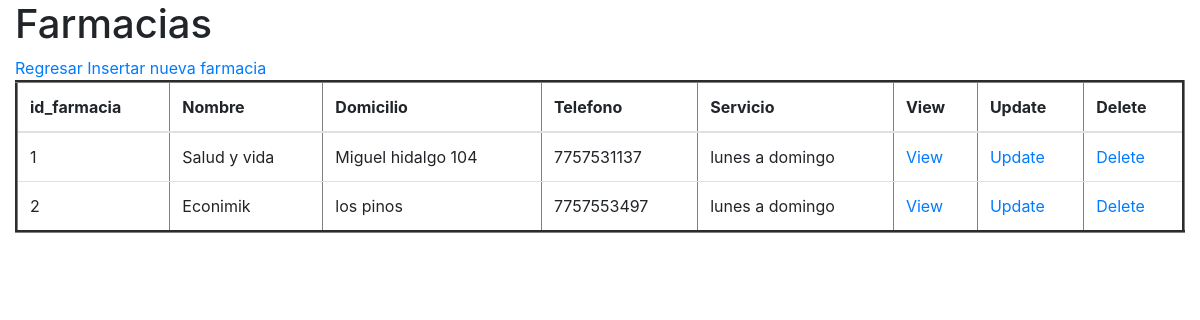
The page /farmacias/index.php on the database as committed earlier.
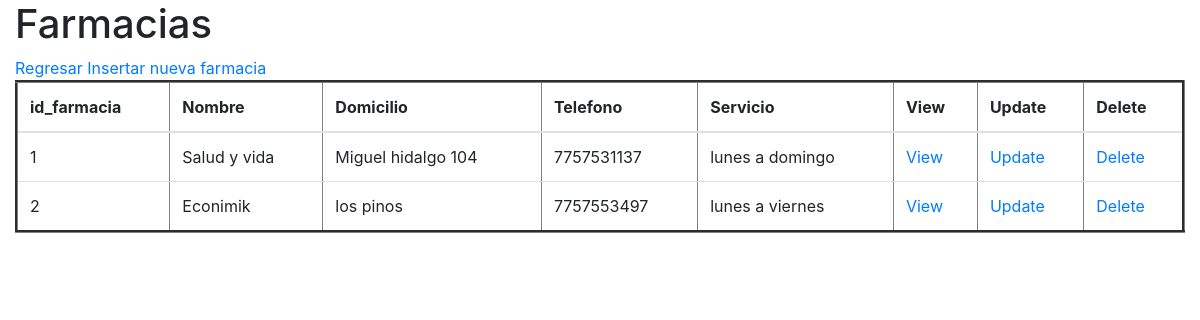
The same page on the database as committed later.
### tables this page shows
CREATE TABLE farmacias(
    id_farmacia integer PRIMARY KEY AUTOINCREMENT,
    nombre varchar(100) NOT NULL,
    domicilio varchar(100) NOT NULL,
    telefono varchar(100) NOT NULL,
    servicio varchar(100) NOT NULL
);

### farmacias/db/db_list.php (the view)
<?php
    $db = new SQLite3("../sql/farmacias.db");
    $resultado = $db->query("SELECT * from farmacias;");
    $table = "
        <table class='table' border=3>
            <thead>
            <tr>
                <th>id_farmacia</th>
                <th>Nombre</th>
                <th>Domicilio</th>
                <th>Telefono</th>
                <th>Servicio</th>
                <th>View</th>
                <th>Update</th>
                <th>Delete</th>
            </tr>
            </thead>
            ";
    print($table);
    while ($row = $resultado->fetchArray()) {
        $id_farmacia = $row['id_farmacia'];
        $nombre = $row['nombre'];
        $domicilio = $row['domicilio'];
        $telefono = $row['telefono'];
        $servicio = $row['servicio'];
        $table = "
            <tr>
                <td>$id_farmacia</td>
                <td>$nombre</td>
                <td>$domicilio</td>
                <td>$telefono</td>
                <td>$servicio</td>
                <td><a href='view.php?id_farmacia=$id_farmacia'>View</a></td>
                <td><a href='update.php?id_farmacia=$id_farmacia'>Update</a></td>
                <td><a href='delete.php?id_farmacia=$id_farmacia'>Delete</a></td>
            </tr>
        ";
        print($table);
    }
    print("</table>");
?>

### farmacias/index.php (shortened to what this page needs)
<!doctype html>
<html lang="en">
<head>
    <link rel="stylesheet" href="https://cdn.jsdelivr.net/npm/bootstrap@4.5.3/dist/css/bootstrap.min.css">
</head>
<body>
    <div class="container-fluid">
        <h1>Farmacias</h1>
        <a href="../index.php">Regresar</a>
        <a href="insert.php">Insertar nueva farmacia</a>
        <?php include "db/db_list.php"; ?>
    </div>
</body>
</html>

Rows that differ between the two databases and show on the page:
changed farmacias "Econimik": servicio "lunes a domingo" → "lunes a viernes"
